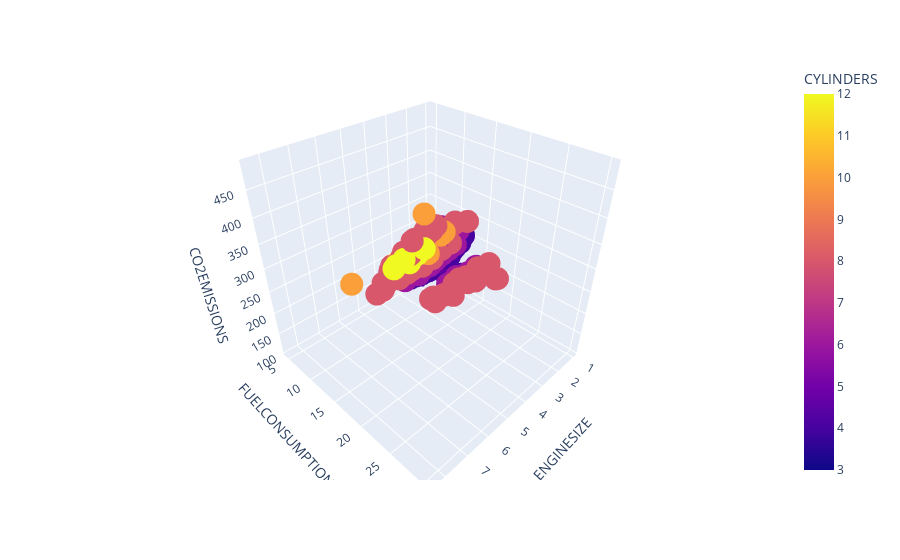

The code cell stored with this chart in its notebook:
### Code cell
import plotly.express as px

fig = px.scatter_3d(cdf_MLR, x='ENGINESIZE', y='FUELCONSUMPTION_CITY', 
        z='CO2EMISSIONS', color = "CYLINDERS")

fig.show()

### Figure 1 — Plotly figure (JSON) as saved in the notebook; plotly's stock layout.template omitted (floating-point values rounded to 4 significant figures; data arrays with more than 128 entries replaced by an {"elided": "..."} marker saying what was removed)
{"data": [{"hovertemplate": "ENGINESIZE=%{x}<br>FUELCONSUMPTION_CITY=%{y}<br>CO2EMISSIONS=%{z}<br>CYLINDERS=%{marker.color}<extra></extra>", "legendgroup": "", "marker": {"color": {"elided": "1067 int values"}, "coloraxis": "coloraxis", "symbol": "circle"}, "mode": "markers", "name": "", "scene": "scene", "showlegend": false, "type": "scatter3d", "x": {"elided": "1067 float values"}, "y": {"elided": "1067 float values"}, "z": {"elided": "1067 int values"}}], "layout": {"coloraxis": {"colorbar": {"title": {"text": "CYLINDERS"}}, "colorscale": [[0, "#0d0887"], [0.1111, "#46039f"], [0.2222, "#7201a8"], [0.3333, "#9c179e"], [0.4444, "#bd3786"], [0.5556, "#d8576b"], [0.6667, "#ed7953"], [0.7778, "#fb9f3a"], [0.8889, "#fdca26"], [1, "#f0f921"]]}, "legend": {"tracegroupgap": 0}, "margin": {"t": 60}, "scene": {"domain": {"x": [0, 1], "y": [0, 1]}, "xaxis": {"title": {"text": "ENGINESIZE"}}, "yaxis": {"title": {"text": "FUELCONSUMPTION_CITY"}}, "zaxis": {"title": {"text": "CO2EMISSIONS"}}}}}
